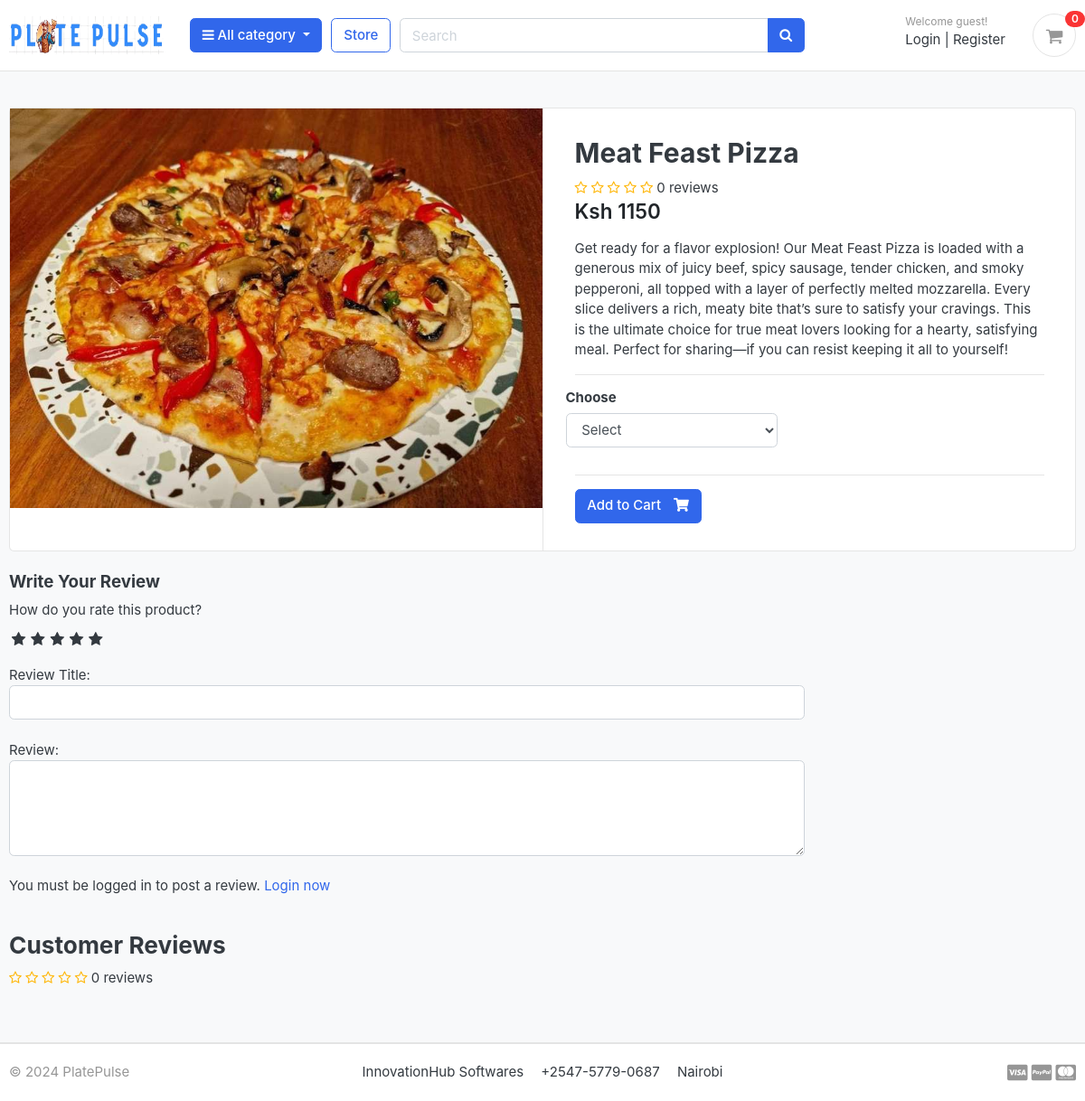
Page /store/category/pizzas/meat-feast-pizza/ on the committed database.
### store/models.py (models this page shows, shortened)
class Product(models.Model):
    product_name    = models.CharField(max_length=200, unique=True)
    slug            = models.SlugField(max_length=200, unique=True)
    description     = models.TextField(max_length=500, blank=True)
    price           = models.IntegerField()
    images          = models.ImageField(upload_to='photos/products')
    stock           = models.IntegerField()
    is_available    = models.BooleanField(default=True)
    category        = models.ForeignKey(Category, on_delete=models.CASCADE)
    created_date    = models.DateTimeField(auto_now_add=True)
    modified_date   = models.DateTimeField(auto_now=True)
    def averageReview(self):
        reviews = ReviewRating.objects.filter(product=self, status=True).aggregate(average=Avg('rating'))
        avg = 0
        if reviews['average'] is not None:
            avg = float(reviews['average'])
        return avg
    def countReview(self):
        reviews = ReviewRating.objects.filter(product=self, status=True).aggregate(count=Count('id'))
        count = 0
        if reviews['count'] is not None:
            count = int(reviews['count'])
        return count

### store/views.py (the view)
# urls.py: path('category/<slug:category_slug>/<slug:product_slug>/', views.product_detail, name='product_detail'),
def product_detail(request, category_slug, product_slug):
    try:
        single_product = Product.objects.get(category__slug=category_slug, slug=product_slug)
        in_cart = CartItem.objects.filter(cart__cart_id=_cart_id(request), product=single_product).exists()
    except Exception as e:
        raise e
    if request.user.is_authenticated:
        try:
            orderproduct = OrderProduct.objects.filter(user=request.user, product_id=single_product.id).exists()
        except OrderProduct.DoesNotExist:
            orderproduct = None
    else:
        orderproduct = None
    reviews = ReviewRating.objects.filter(product_id=single_product.id, status=True)
    context = {
        'single_product': single_product,
        'in_cart'       : in_cart,
        'orderproduct': orderproduct,
        'reviews': reviews,
    }
    return render(request, 'store/product_detail.html', context)

### carts/context_processors.py (called while the page is built)
def counter(request):
    cart_count = 0
    if 'admin' in request.path:
        return {}
    else:
        try:
            cart = Cart.objects.filter(cart_id=_cart_id(request))
            if request.user.is_authenticated:
                cart_items = CartItem.objects.all().filter(user=request.user)
            else:
                cart_items = CartItem.objects.all().filter(cart=cart[:1])
            for cart_item in cart_items:
                cart_count += cart_item.quantity
        except Cart.DoesNotExist:
            cart_count = 0
    return dict(cart_count=cart_count)

### carts/views.py (called while the page is built)
def _cart_id(request):
    cart = request.session.session_key
    if not cart:
        cart = request.session.create()
    return cart

### category/context_processors.py (called while the page is built)
def menu_links(request):
    links = Category.objects.all()
    return dict(links=links)

### category/models.py (called while the page is built)
    def get_url(self):
            return reverse('products_by_category', args=[self.slug])

### store/models.py (called while the page is built)
    def plates(self):
        return super(VariationManager, self).filter(variation_category='plate', is_active=True)

### templates/store/product_detail.html (shortened to what this page needs)
{% extends 'base.html' %}
{% load static %}
{% block content %}
<section class="section-content padding-y bg">
	<div class="container">
		<div class="card">
			<div class="row no-gutters">
				<aside class="col-md-6">
					<article class="gallery-wrap">
						<div class="img-wrap">
							<a href="#"><img src="{{ single_product.images.url }}"></a>
						</div>
					</article>
				</aside>
				<main class="col-md-6 border-left">
					<form action="{% url 'add_cart' single_product.id %}" method="POST">
						<article class="content-body">
							<h2 class="title">{{ single_product.product_name }}</h2>
							<div class="rating-star">
								<span>
									<i class="fa fa-star{% if single_product.averageReview < 0.5 %}-o{% elif single_product.averageReview >= 0.5 and single_product.averageReview < 1 %}-half-o {% endif %}" aria-hidden="true"></i>
									<i class="fa fa-star{% if single_product.averageReview < 1.5 %}-o{% elif single_product.averageReview >= 1.5 and single_product.averageReview < 2 %}-half-o {% endif %}" aria-hidden="true"></i>
									<i class="fa fa-star{% if single_product.averageReview < 2.5 %}-o{% elif single_product.averageReview >= 2.5 and single_product.averageReview < 3 %}-half-o {% endif %}" aria-hidden="true"></i>
									<i class="fa fa-star{% if single_product.averageReview < 3.5 %}-o{% elif single_product.averageReview >= 3.5 and single_product.averageReview < 4 %}-half-o {% endif %}" aria-hidden="true"></i>
									<i class="fa fa-star{% if single_product.averageReview < 4.5 %}-o{% elif single_product.averageReview >= 4.5 and single_product.averageReview < 5 %}-half-o {% endif %}" aria-hidden="true"></i>
	<span>{{single_product.countReview}} reviews</span>
									</span>
							</div>
							<div class="mb-3">
								<var class="price h4">Ksh {{single_product.price}}</var>
							</div>
							<p>{{ single_product.description }}</p>
							<hr>
							<div class="row">
								<div class="item-option-select">
									<h6>Choose </h6>
									<select name="plate" class="form-control" required>
										<option value="" disabled selected>Select</option>
									</select>
								</div>
							</div>
							<hr>
							{% if single_product.stock <= 0 %}
							<h5 class="text-danger">Out of Stock</h5>
							{% else %}
							<button type="submit" class="btn  btn-primary"> <span class="text">Add to Cart</span> <i class="fas fa-shopping-cart"></i> </button>
							{% endif %}
						</article>
					</form>
				</main>
			</div>
		</div>
		<br>
		<div class="row">
			<div class="col-md-9">
				<form action="{% url 'submit_review' single_product.id %}" method="POST">
					<h5>Write Your Review</h5>
					<div>
						<label>How do you rate this product?</label>
						<br>
						<div class="rate">
							<input type="radio" name="rating" id="rating10" value="5" required /><label for="rating10" title="5"></label>
							<input type="radio" name="rating" id="rating8" value="4" required /><label for="rating8" title="4"></label>
							<input type="radio" name="rating" id="rating6" value="3" required /><label for="rating6" title="3"></label>
							<input type="radio" name="rating" id="rating4" value="2" required /><label for="rating4" title="2"></label>
							<input type="radio" name="rating" id="rating2" value="1" required /><label for="rating2" title="1"></label>
						</div>
<br>
						Review Title:
						<input type="text" class="form-control" name="subject">
						<br>
						Review:
						<textarea name="review" rows="4" class="form-control"></textarea>
						<br>
						{% if user.is_authenticated %}
							{% if orderproduct %}
								<input type="submit" value="Submit Review" class="btn btn-primary">
							{% else %}
								<p>You must purchase this product to post a review.</p>
							{% endif %}
						{% else %}
						<p>You must be logged in to post a review. <span><a href="{% url 'login' %}">Login now</a></span></p>
						{% endif %}
					</div>
				</form>
<br>
<header class="section-heading">
	<h3>Customer Reviews </h3>
	<div class="rating-star">
		<span>
			<i class="fa fa-star{% if single_product.averageReview < 0.5 %}-o{% elif single_product.averageReview >= 0.5 and single_product.averageReview < 1 %}-half-o {% endif %}" aria-hidden="true"></i>
			<i class="fa fa-star{% if single_product.averageReview < 1.5 %}-o{% elif single_product.averageReview >= 1.5 and single_product.averageReview < 2 %}-half-o {% endif %}" aria-hidden="true"></i>
			<i class="fa fa-star{% if single_product.averageReview < 2.5 %}-o{% elif single_product.averageReview >= 2.5 and single_product.averageReview < 3 %}-half-o {% endif %}" aria-hidden="true"></i>
			<i class="fa fa-star{% if single_product.averageReview < 3.5 %}-o{% elif single_product.averageReview >= 3.5 and single_product.averageReview < 4 %}-half-o {% endif %}" aria-hidden="true"></i>
			<i class="fa fa-star{% if single_product.averageReview < 4.5 %}-o{% elif single_product.averageReview >= 4.5 and single_product.averageReview < 5 %}-half-o {% endif %}" aria-hidden="true"></i>
	<span>{{single_product.countReview}} reviews</span>
			</span>
	</div>
</header>
			</div>
		</div>
	</div>
</section>
{% endblock %}

### static/css/ui.css (style rules this page uses)
html { font-family: "Inter", sans-serif; font-size: 15px; }
.img-wrap { text-align: center; display: block; }
.img-wrap img { max-width: 100%; }
.content-body { flex: 1 1 auto; padding: 2rem 2.3rem; }
.padding-y { padding-top: 40px; padding-bottom: 40px; }
var { font-style: normal; }
article:after, .form-group:after { display: block; clear: both; content: ""; }
.bg { background-color: #f8f9fa; }
.section-heading { margin-bottom: 20px; margin-top: 15px; }
p:last-child { margin-bottom: 0; }
.btn .text + i { margin-left: 10px; }
.card .img-wrap { overflow: hidden; }
.price { font-weight: 600; color: #212529; }
.item-option-select { margin-bottom: 1rem; display: inline-block; margin-right: 15px; }

### mess_systems/static/css/custom.css (style rules this page uses)
.rate { display: inline-block;; border: 0; }
.rate > label { float: right; }
.rate > label:before { display: inline-block; font-size: 1.1rem; font-family: FontAwesome; content: "\f005"; margin:0; padding:0.3rem .2rem; cursor: pointer; }
.rating-star i { color: #ffb503 !important; }

### rows in the picture
Product: images (picture), product_name "Meat Feast Pizza", countReview "0", price "1150", description "Get ready for a flavor explosion! Our Meat Feast Pizza is loaded with a generous mix of juicy beef, spicy sausage, tender chicken, and smoky pepperoni, all topped with a layer of perfectly melted mozzarella. Every slice delivers a rich, meaty bite that’s sure to satisfy your cravings. This is the ultimate choice for true meat lovers looking for a hearty, satisfying meal. Perfect for sharing—if you can resist keeping it all to yourself!"

### other values in the picture
{{ cart_count }} "0"
